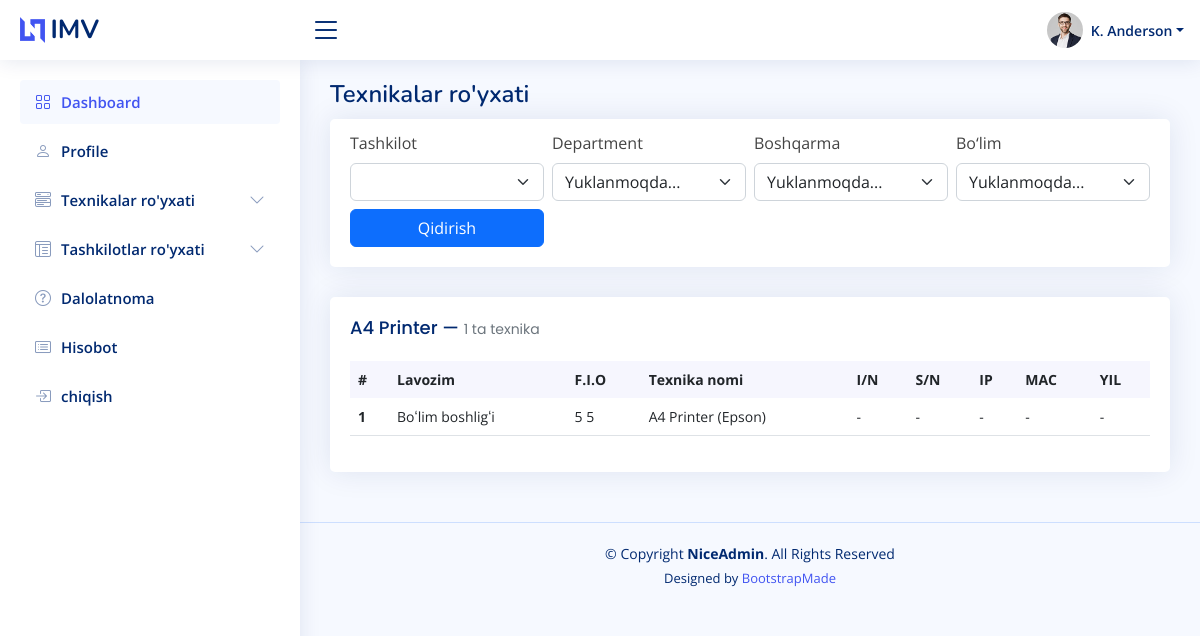
Page /technics/4/ (signed in) on the committed database.
### main/models.py (models this page shows, shortened)
class Category(models.Model):
    name = models.CharField(max_length=200)
    is_active = models.BooleanField(default=True)
    author = models.ForeignKey(User, on_delete=models.SET_NULL,null=True,blank=True)
    date_creat = models.DateField(auto_now_add=True)
    date_edit = models.DateField(auto_now=True)
    def __str__(self):
        return self.name
    class Meta:
        db_table = 'category'

class Employee(models.Model):
    user = models.OneToOneField(User, on_delete=models.CASCADE, null=True, blank=True, related_name='user')
    division = models.ForeignKey(Division, on_delete=models.SET_NULL, null=True, blank=True)
    directorate = models.ForeignKey(Directorate, on_delete=models.SET_NULL, null=True, blank=True)
    department = models.ForeignKey(Department, on_delete=models.SET_NULL, null=True, blank=True)
    organization = models.ForeignKey(Organization, on_delete=models.SET_NULL, null=True, blank=True)
    rank = models.ForeignKey(Rank, on_delete=models.SET_NULL, null=True, blank=True)
    phone = models.CharField(max_length=50,null=True,blank=True)
    is_active = models.BooleanField(default=True)
    author = models.ForeignKey(User, on_delete=models.SET_NULL,null=True,blank=True, related_name='author')
    date_creat = models.DateField(auto_now_add=True)
    date_edit = models.DateField(auto_now=True)
    class Meta:
        db_table = 'employee'

class Rank(models.Model):
    name = models.CharField(max_length=200)
    is_active = models.BooleanField(default=True)
    author = models.ForeignKey(User, on_delete=models.SET_NULL,null=True,blank=True)
    date_creat = models.DateField(auto_now_add=True)
    date_edit = models.DateField(auto_now=True)
    def __str__(self):
        return self.name
    class Meta:
        db_table = 'rank'

class Technics(models.Model):
    category = models.ForeignKey(Category, on_delete=models.SET_NULL,null=True,blank=True)
    employee = models.ForeignKey(Employee, on_delete=models.SET_NULL,null=True,blank=True)
    STATUS = (
        ('active', 'Aktiv'),
        ('free', "Bo'sh"),
        ('defect', 'Brak'),
        ('repair', 'Ta’mirda'),
    )
    status = models.CharField(max_length=20, choices=STATUS, default='free')
    name = models.CharField(max_length=50)
    inventory = models.CharField(max_length=50,null=True,blank=True)
    serial = models.CharField(max_length=50,null=True,blank=True)
    moc = models.CharField(max_length=50, null=True, blank=True)
    ip = models.CharField(max_length=50,null=True,blank=True)
    year = models.CharField(max_length=50,null=True,blank=True)
    parametr = models.CharField(max_length=100,null=True,blank=True)
    body = models.CharField(max_length=200, null=True, blank=True)
    is_active = models.BooleanField(default=True)
    author = models.ForeignKey(User, on_delete=models.SET_NULL,null=True,blank=True)
    date_creat = models.DateField(auto_now_add=True)
    date_edit = models.DateField(auto_now=True)
    class Meta:
        db_table = 'technics'

### main/views.py (the view)
# urls.py: path('technics/', technics, name='technics'),
@login_required
def technics(request, pk=None):
    if pk:
        category = get_object_or_404(Category, pk=pk)
        technics_qs = Technics.objects.filter(category=category)
    else:
        category = None
        technics_qs = Technics.objects.all()
    org_id = request.GET.get('organization')
    dep_id = request.GET.get('department')
    dir_id = request.GET.get('directorate')
    div_id = request.GET.get('division')
    if org_id:
        technics_qs = technics_qs.filter(employee__organization_id=org_id)
    if dep_id:
        technics_qs = technics_qs.filter(employee__department_id=dep_id)
    if dir_id:
        technics_qs = technics_qs.filter(employee__directorate_id=dir_id)
    if div_id:
        technics_qs = technics_qs.filter(employee__division_id=div_id)
    total_count = technics_qs.count()
    grouped = defaultdict(list)
    for t in technics_qs.select_related('employee', 'employee__user', 'category').order_by(
            'employee__user__last_name',
            'employee__user__first_name',
            'category__name',
            'name',
    ):
        grouped[t.employee].append(t)
    context = {
        'category': category,
        'grouped_technics': grouped.items(),
        'total_count': total_count,
        'organizations': Organization.objects.all(),
        'departments': Department.objects.all(),
        'directorate': Directorate.objects.all(),
        'division': Division.objects.all(),
        'selected_org': org_id,
        'selected_dep': dep_id,
        'selected_dir': dir_id,
        'selected_div': div_id,  # ✅ TUZATILGAN
    }
    return render(request, 'main/technics.html', context)

### main/views.py (called while the page is built)
def global_data(request):
    return {
        "global_organizations": Organization.objects.all(),
        "global_categorys": Category.objects.all(),
    }

### templates/main/technics.html (shortened to what this page needs)
{% extends 'base.html' %}
{% load static %}
{% block content %}
  <main id="main" class="main">
    <div class="pagetitle">
      <h1>Texnikalar ro'yxati</h1>
    </div>
    <section class="section">
      <div class="row">
        <div class="col-lg-12">
          <div class="card">
            <div class="card-body">
                <form class="row g-2 mt-1" method="get">
                    <div class="col-md-3">
                        <label for="organization" class="form-label">Tashkilot</label>
                        <select id="organization" name="organization" class="form-select">
                        </select>
                    </div>
                    <div class="col-md-3">
                        <label for="department" class="form-label">Department</label>
                        <select id="department" name="department" class="form-select">
                            <option value="">Tanlang...</option>
                        </select>
                    </div>
                    <div class="col-md-3">
                        <label for="directorate" class="form-label">Boshqarma</label>
                        <select id="directorate" name="directorate" class="form-select">
                            <option value="">Tanlang...</option>
                        </select>
                    </div>
                    <div class="col-md-3">
                        <label for="division" class="form-label">Bo‘lim</label>
                        <select id="division" name="division" class="form-select">
                            <option value="">Tanlang...</option>
                        </select>
                    </div>
                    <div class="col-md-3 d-flex align-items-end">
                        <button type="submit" class="btn btn-primary w-100">Qidirish</button>
                    </div>
                </form>
            </div>
          </div>
        </div>
      </div>
    </section>
    <section class="section dashboard">
      <div class="row">
        <div class="col-lg-12">
          <div class="card recent-sales overflow-auto">
            <div class="card-body">
            <h5 class="card-title">
              {% if category %}
                  {{ category.name }} — <span class="text-muted">{{ total_count }} ta texnika</span>
              {% else %}
                  Hammasi — <span class="text-muted">{{ total_count }} ta texnika</span>
              {% endif %}
            </h5>
              <table class="table borderless datatable">
                  <thead>
                    <tr>
                      <th>#</th>
                      <th>Lavozim</th>
                      <th>F.I.O</th>
                      <th>Texnika nomi</th>
                      <th>I/N</th>
                      <th>S/N</th>
                      <th>IP</th>
                      <th>MAC</th>
                      <th>YIL</th>
                    </tr>
                  </thead>
                  <tbody>
                    {% for emp, techs in grouped_technics %}
                    <tr>
                        <th scope="row">{{ forloop.counter }}</th>
                        <td>{{ emp.rank }}</td>
                        <td>
                            {% if emp.user %}
                                {{ emp.user.get_full_name }}
                            {% else %}
                                <span class="text-muted">— Ro‘yxatdan o‘tmagan —</span>
                            {% endif %}
                        </td>
                        <td>
                            {% for t in techs %}
                                {{ t.category }} ({{ t.name }})
                            {% endfor %}
                        </td>
                        <td>
                            {% for t in techs %}
                                {{ t.inventory|default:"-" }}
                            {% endfor %}
                        </td>
                        <td>
                            {% for t in techs %}
                                {{ t.serial|default:"-" }}
                            {% endfor %}
                        </td>
                        <td>
                            {% for t in techs %}
                                {{ t.ip|default:"-" }}
                            {% endfor %}
                        </td>
                        <td>
                            {% for t in techs %}
                                {{ t.moc|default:"-" }}
                            {% endfor %}
                        </td>
                        <td>
                            {% for t in techs %}
                                {{ t.year|default:"-" }}
                            {% endfor %}
                        </td>
                    </tr>
                    {% empty %}
                    <tr>
                        <td colspan="9" class="text-center text-muted">Hech qanday texnika topilmadi.</td>
                    </tr>
                    {% endfor %}
                </tbody>
              </table>
            </div>
          </div>
        </div>
      </div>
    </section>
  </main>
{% endblock content %}

### static/css/style.css (style rules this page uses)
:root { scroll-behavior: smooth; }
body { font-family: "Open Sans", sans-serif; background: #f6f9ff; color: #444444; }
h1, h2, h3, h4, h5, h6 { font-family: "Nunito", sans-serif; }
#main { margin-top: 60px; padding: 20px 30px; transition: all 0.3s; }
.pagetitle { margin-bottom: 10px; }
.pagetitle h1 { font-size: 24px; margin-bottom: 0; font-weight: 600; color: #012970; }
.card { margin-bottom: 30px; border: none; border-radius: 5px; box-shadow: 0px 0 30px rgba(1, 41, 112, 0.1); }
.card-title { padding: 20px 0 15px 0; font-size: 18px; font-weight: 500; color: #012970; font-family: "Poppins", sans-serif; }
.card-title span { color: #899bbd; font-size: 14px; font-weight: 400; }
.card-body { padding: 0 20px 20px 20px; }
@media (min-width: 1200px) { #main, #footer { margin-left: 300px; } }
.dashboard .recent-sales { font-size: 14px; }
.dashboard .recent-sales .table thead { background: #f6f6fe; }
.dashboard .recent-sales .table thead th { border: 0; }

### rows in the picture
Category: name "A4 Printer"
Employee: rank "Boʻlim boshligʻi", user.get_full_name "5 5"
Technics: category "A4 Printer", name "Epson", inventory "-", serial "-", ip "-", moc "-", year "-"

### other values in the picture
{{ total_count }} "1"
